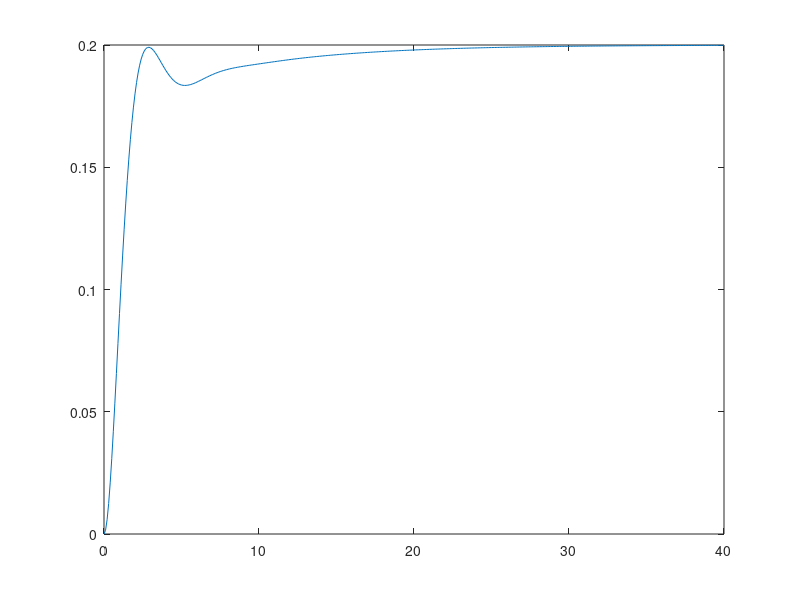

MATLAB code to generate this figure:
pkg load control

A = [-0.313 56.7 0; -0.0139 -0.426 0; 0 56.7 0];
B = [0.232; 0.0203; 0];
C = [0 0 1];
D = [0];

p = 2;
K = lqr(A,B,p*C'*C,1);
N = -inv(C(1,:)*inv(A-B*K)*B);

sys = ss(A-B*K, B*N, C, D);

t = 0:0.1:40;
r =0.2;
initAlfa=0;
initQ=0;
initTheta=0;
[y,t,x]=lsim(sys,r*ones(size(t)),t,[initAlfa;initQ;initTheta]);
plot(t,y)

r =0.5;
[y,t,x]=lsim(sys,r*ones(size(t)),t,x(size(x,1),:));
[t,y]


